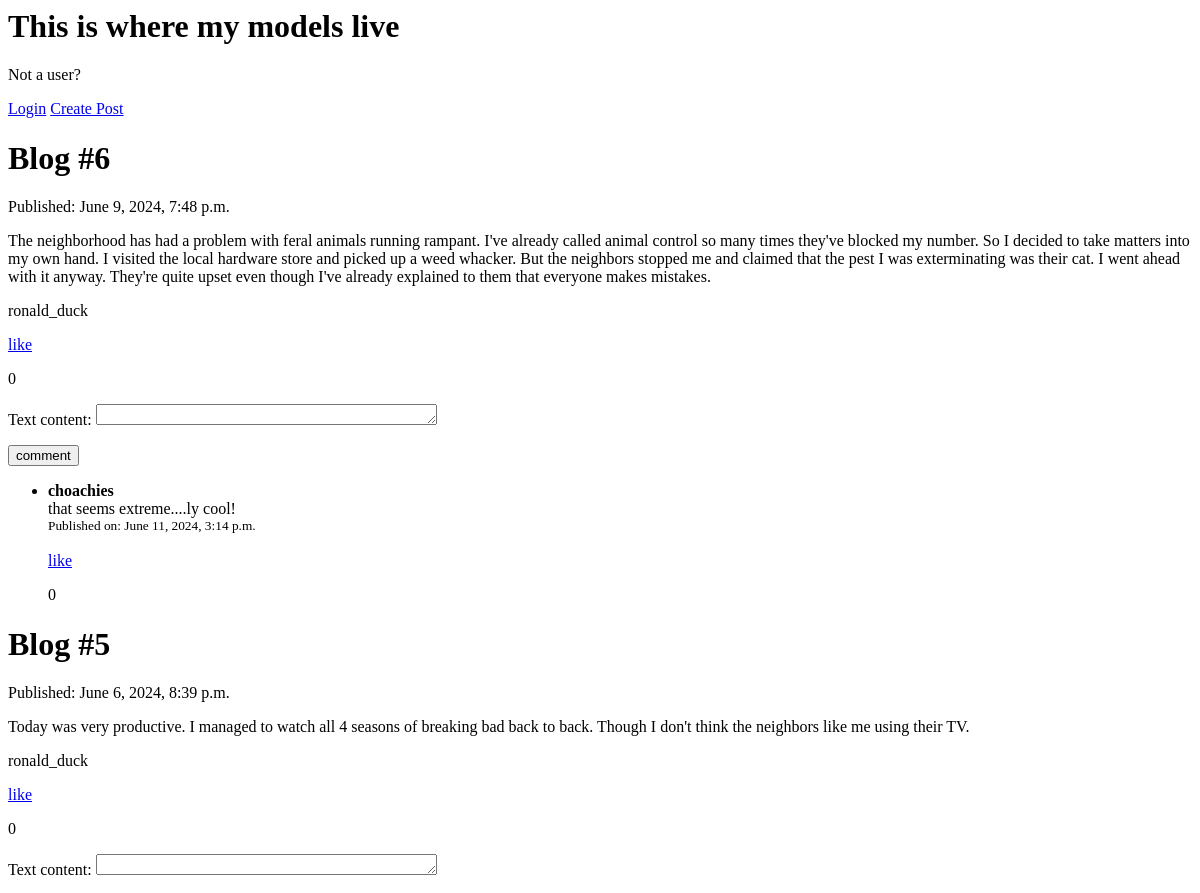
The app's page / (upper part), older data.
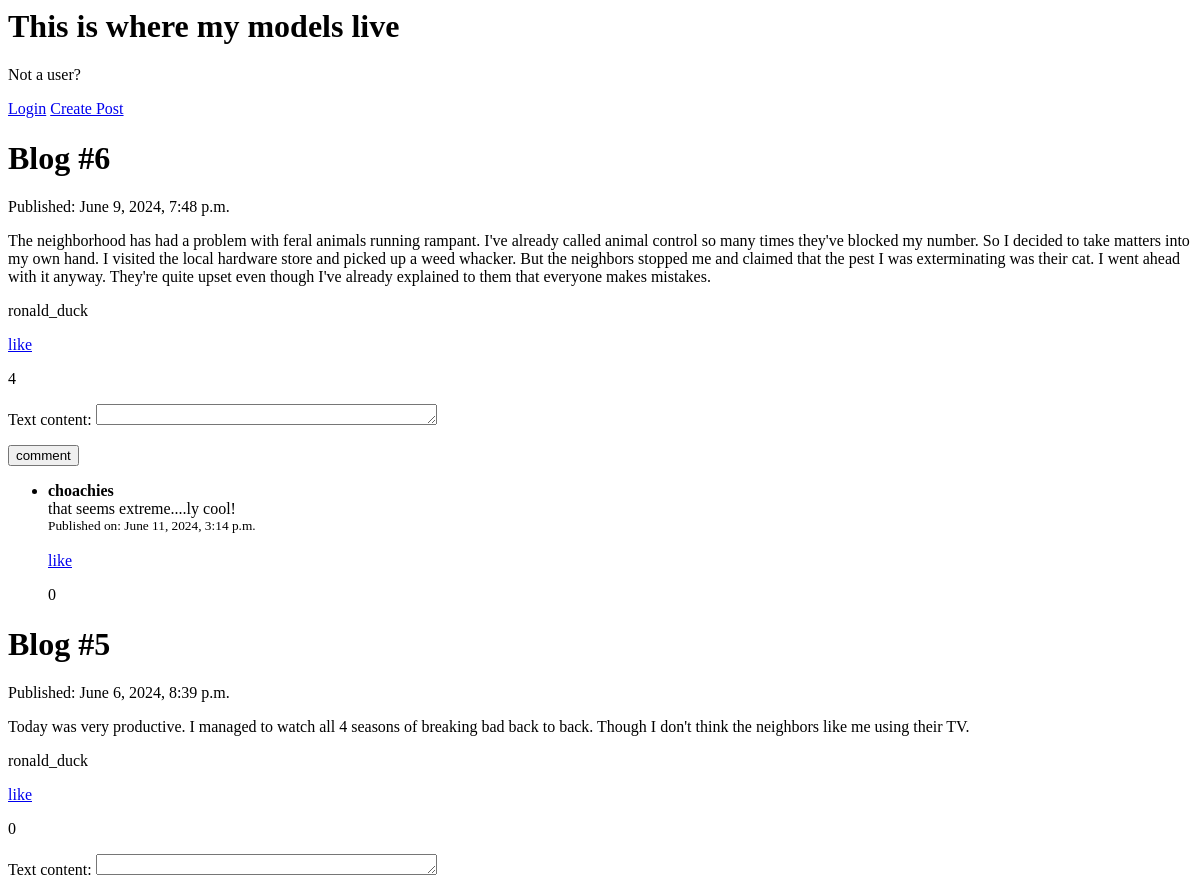
The same page, newer data.
### testing_grounds/models.py (models this page shows, shortened)
class Blog(models.Model):
    user = models.ForeignKey(User, on_delete=models.CASCADE, null=True)
    title = models.CharField(max_length=50, null=True, blank=True)
    text_content = models.TextField()
    pub_date = models.DateTimeField(default=timezone.now)
    updated = models.DateTimeField(default=timezone.now)
    likes = models.PositiveIntegerField(default=0)

class Comment(models.Model):
    user = models.ForeignKey(User, on_delete=models.CASCADE, null=True)
    blog = models.ForeignKey(Blog, on_delete=models.CASCADE, related_name="comments")
    text_content = models.CharField(max_length=200)
    pub_date = models.DateTimeField(default=timezone.now)
    likes = models.PositiveIntegerField(default=0)

### testing_grounds/views.py (the view)
# urls.py: path('', views.index, name="index"),
def index(request):
   blogs = Blog.objects.order_by('-pub_date')
   comment_form = CommentForm()
   context = {'blogs':blogs, 'comment_form':comment_form}
   return render(request, 'testing_grounds/index.html', context)

### testing_grounds/forms.py
class CommentForm(forms.ModelForm):
    class Meta:
        model = Comment
        fields = ['text_content']
        widgets = {
            'text_content': forms.Textarea(attrs={
                'cols': 40,  # Customize the width here
                'rows': 1,   # Customize the height here
            }),
        }

### testing_grounds/templates/testing_grounds/index.html (shortened to what this page needs)
<h1>This is where my models live</h1>
{% if request.user.is_authenticated %}
    <p>Welcome, {{user.username}}</p>
    <a href="{% url 'logout' %}">Logout</a>
{% else %}
    <p>Not a user?</p>
    <a href="{% url 'login'%}">Login</a>
{% endif %}
<a href="{% url 'form' %}">Create Post</a>
 {% for blog in blogs %}
    <h1>{{blog.title}}</h1> <p>Published: {{blog.pub_date}}</p>
    <p>{{blog.text_content}}</p>
    <p>{{blog.user.username}}</p>
     <a href="{% url 'like' blog.id 'blog' %}">like</a>
    <p>{{blog.likes}}</p>
    <form action="{% url 'comment' blog.id %}" method = "POST">
        {{ comment_form.as_p }}
        <button type="submit">comment</button>
    </form>
    {% if blog.comments.exists %}
        <ul>
            {% for comment in blog.comments.all %}
            <li>
                <strong>{{ comment.user.username}}</strong> <br> {{ comment.text_content }}
                <br>
                <small>Published on: {{ comment.pub_date}}</small>
                <br>
                <br>
                <div class = "likes">
                    <a href="{% url "like" comment.id 'comment' %}">like </a> <p>{{comment.likes}}</p>
                </div>
            </li>
            {% endfor %}
        </ul>
    {% else %}
        <p>no comments</p>
    {% endif %}
 {% endfor %}

Row changes from the older to the newer data that the page shows:
changed Blog "Blog #6": likes "0" → "4"
